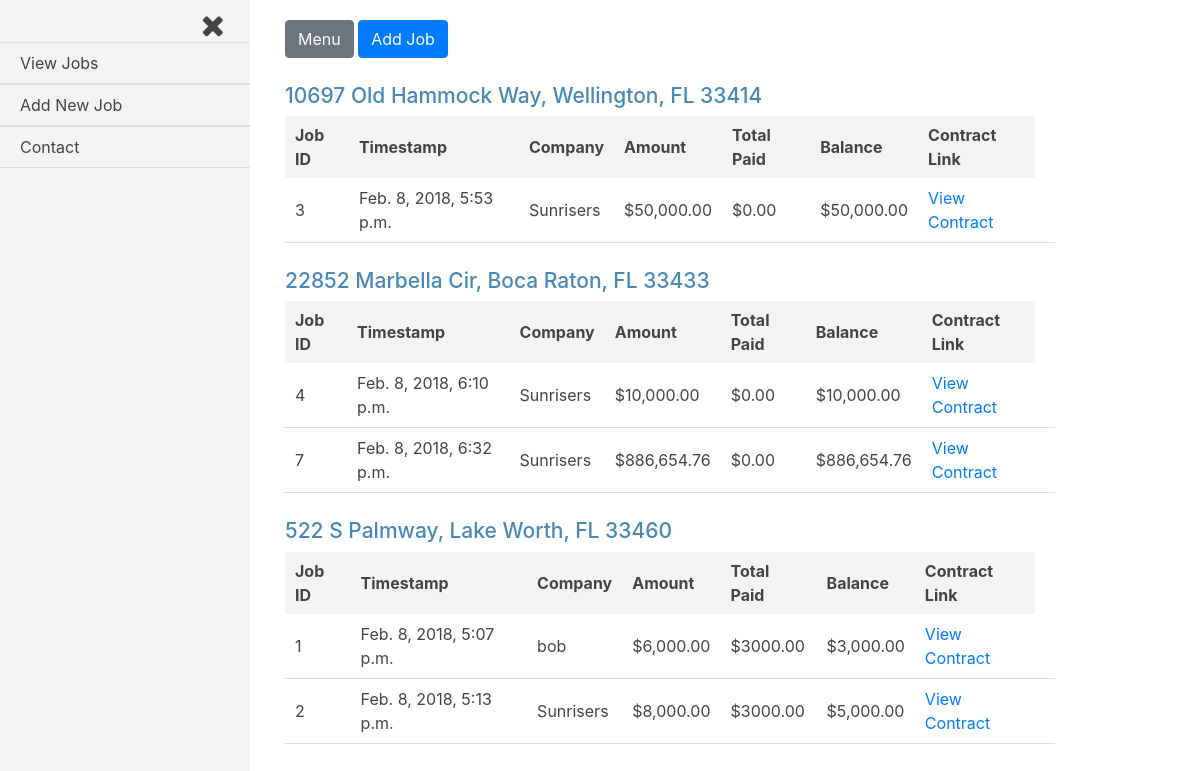
Before: /jobs_admin/ with the older database file.
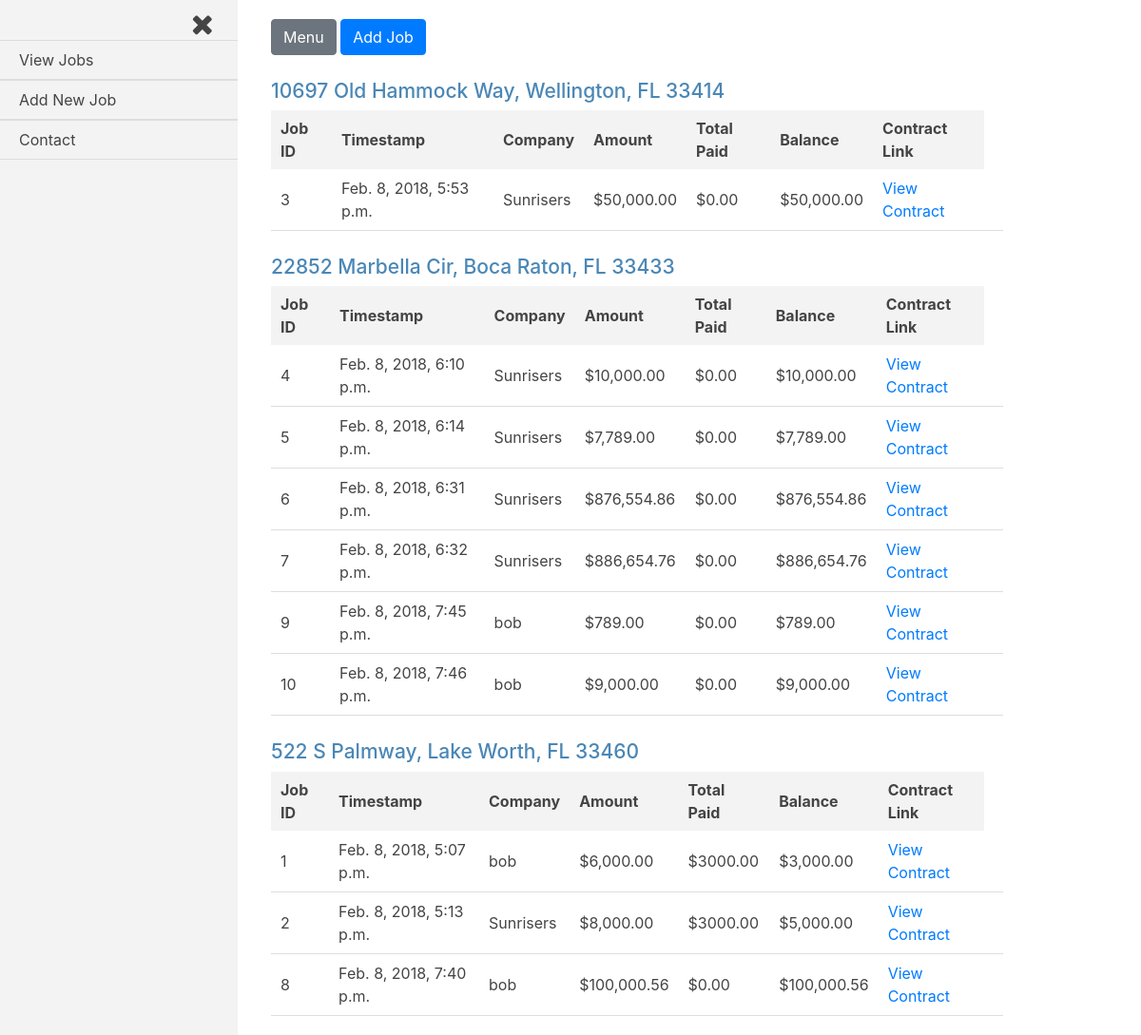
After: the same page with the newer database file.
### jobs/models.py (models this page shows, shortened)
class Current_Worker(models.Model):
    house = models.ForeignKey(House, on_delete=models.CASCADE)
    company = models.ForeignKey(settings.AUTH_USER_MODEL, on_delete=models.CASCADE)
    current = models.BooleanField(default=False)

class House(models.Model):
    address = models.CharField(max_length=250)
    companies = models.ManyToManyField(settings.AUTH_USER_MODEL, through='Current_Worker')

class Job(models.Model):
    house = models.ForeignKey(House, on_delete=models.CASCADE)
    company = models.ForeignKey(settings.AUTH_USER_MODEL, on_delete=models.CASCADE,)
    start_amount = models.DecimalField(max_digits=8, decimal_places=2, default=0.00)
    start_date = models.DateTimeField(auto_now_add=True, blank=True)
    total_paid = models.DecimalField(max_digits=8, decimal_places=2, default=0.00)
    document_link = models.CharField(max_length=800)
    approved = models.BooleanField(default=False)
    @property
    def balance(self):
        if self.total_paid > self.start_amount:
            logger.error('Total amount paid exceeds the starting job amount.')
        diff = self.start_amount - self.total_paid
        balance = models.DecimalField(max_digits=8, decimal_places=2, default=diff)
        return diff

### jobs_admin/views.py (the view)
# urls.py: path('', views.index, name='index'),
def index(request):
    current_user = request.user
    sql = 'SELECT * FROM jobs_current_worker WHERE current=1 GROUP BY house_id'
    current_workers = Current_Worker.objects.raw(sql)
    jobs = Job.objects.filter(approved=True)
    template = loader.get_template('jobs_admin/index.html')
    context = {
        'current_workers': current_workers,
        'jobs': jobs,
        'current_user': current_user,
    }
    return HttpResponse(template.render(context, request))

### jobs_admin/templates/jobs_admin/index.html (shortened to what this page needs)
{% extends 'base_login.html' %}
{% load humanize %}
{% load static %}
{% block content %}
{% for current_worker in current_workers %}
<div class="job-container">
  <div class="house">
    <h3 class="house-address">{{current_worker.house.address}}</h3>
  </div>
  <table class="job-summary">
    <tr class="job-headings">
      <th>Job ID</th>
      <th>Timestamp</th>
      <th>Company</th>
      <th>Amount</th>
      <th>Total Paid</th>
      <th>Balance</th>
      <th>Contract Link</th>
    </tr>
    {% for job in jobs %}
      {% if job.house.address == current_worker.house.address %}
    <tr class="job-info">
      <td>{{job.id}}</td>
      <td>{{job.start_date}}</td>
      <td>{{job.company}}</td>
      <td>${{job.start_amount|intcomma}}</td>
      <td>${{job.total_paid}}</td>
      <td>${{job.balance|intcomma}}</td>
      <td><a href="{{job.document_link}}">View Contract</a></td>
      <td>
      </td>
    </tr>
      {% endif %}
    {% endfor %}
  </table>
</div>
{% endfor %}
{% endblock content %}

### templates/base_login.html (shortened to what this page needs)
{% load static %}
<!DOCTYPE html>
<html lang="en">
<head>
    <link href="https://maxcdn.bootstrapcdn.com/bootstrap/4.0.0/css/bootstrap.min.css" rel="stylesheet">
    <link href="https://maxcdn.bootstrapcdn.com/font-awesome/4.7.0/css/font-awesome.min.css" rel="stylesheet">
    <link rel="stylesheet" href="{% static 'logged-in.css' %}">
</head>
<body>
  <div id="wrapper" class="toggled">
      <div id="sidebar-wrapper">
          <div class="close-nav" href="#"><i class="fa fa-times"></i></div>
          <ul class="sidebar-nav">
              <li>
                  <a href="../jobs">View Jobs</a>
              </li>
              <li>
                  <a href="../addjob">Add New Job</a>
              </li>
              <li>
                  <a href="#">Contact</a>
              </li>
          </ul>
      </div>
      <div id="page-content-wrapper">
          <div class="container-fluid">
              <div class="btn-options-container">
                <a href="#menu-toggle" class="btn btn-secondary" id="menu-toggle">Menu</a>
                <a href="../addjob" class="btn btn-primary" id="add-job">Add Job</a>
              </div>
              {% block content %}
              {% endblock content %}
          </div>
      </div>
  </div>
</body>
</html>

### static/logged-in.css (style rules this page uses)
body { overflow-x: hidden; color: #444; }
#wrapper { padding-left: 0; -webkit-transition: all 0.5s ease; -moz-transition: all 0.5s ease; -o-transition: all 0.5s ease; transition: all 0.5s ease; }
#wrapper.toggled { padding-left: 250px; }
#sidebar-wrapper { z-index: 1000; position: fixed; left: 250px; width: 0; height: 100%; margin-left: -250px; overflow-y: auto; background-color: #f3f3f3; -webkit-transition: all 0.5s ease; -moz-transition: all 0.5s ease; -o-transition: all 0.5s ease; transition: all 0.5s ease; }
#wrapper.toggled #sidebar-wrapper { width: 250px; }
#page-content-wrapper { width: 100%; position: absolute; padding: 15px; }
#wrapper.toggled #page-content-wrapper { position: absolute; margin-right: -250px; }
.sidebar-nav { width: 250px; margin: 0; padding: 0; list-style: none; }
.sidebar-nav li { text-indent: 20px; line-height: 40px; }
.sidebar-nav li a { display: block; text-decoration: none; color: #444; border-top: 1px solid #ddd; border-bottom: 1px solid #ddd; }
.close-nav { display: block; }
.close-nav i { display: inline-block; margin-left: 171px; color: #444; font-size: 30px; cursor: pointer; padding-left: 30px; padding-right: 26px; padding-top: 10px; }
.job-container { overflow-x: auto; margin-top: 25px; }
.job-container h3 { font-size: 21px; color: #4A87B6; }
.job-headings { background-color: #f3f3f3; }
.job-headings th { padding: 7px 10px; }
.job-summary { width: 100%; min-width: 475px; max-width: 770px; }
.job-summary td { padding: 8px 10px; }
.job-info { border-bottom: 1px solid #ddd; }
@media (min-width:768px) { #wrapper { padding-left: 0; } }
@media (min-width:768px) { #wrapper.toggled { padding-left: 250px; } }
@media (min-width:768px) { #sidebar-wrapper { width: 0; } }
@media (min-width:768px) { #wrapper.toggled #sidebar-wrapper { width: 250px; } }
@media (min-width:768px) { #page-content-wrapper { padding: 20px; position: relative; } }
@media (min-width:768px) { #wrapper.toggled #page-content-wrapper { position: relative; margin-right: 0; } }

Changed rows visible on the page:
changed Current_Worker "22852 Marbella Cir, Boca Raton, FL 33433": gains Job (id "5", start_date "Feb. 8, 2018, 6:14 p.m.", company "Sunrisers", start_amount "7,789.00", total_paid "0.00", balance "7,789.00"); gains Job (id "6", start_date "Feb. 8, 2018, 6:31 p.m.", company "Sunrisers", start_amount "876,554.86", total_paid "0.00", balance "876,554.86")
added Job: id "9", start_date "Feb. 8, 2018, 7:45 p.m.", company "bob", start_amount "789.00", total_paid "0.00", balance "789.00", shown under Current_Worker "22852 Marbella Cir, Boca Raton, FL 33433"
added Job: id "10", start_date "Feb. 8, 2018, 7:46 p.m.", company "bob", start_amount "9,000.00", total_paid "0.00", balance "9,000.00", shown under Current_Worker "22852 Marbella Cir, Boca Raton, FL 33433"
added Job: id "8", start_date "Feb. 8, 2018, 7:40 p.m.", company "bob", start_amount "100,000.56", total_paid "0.00", balance "100,000.56", shown under Current_Worker "522 S Palmway, Lake Worth, FL 33460"
